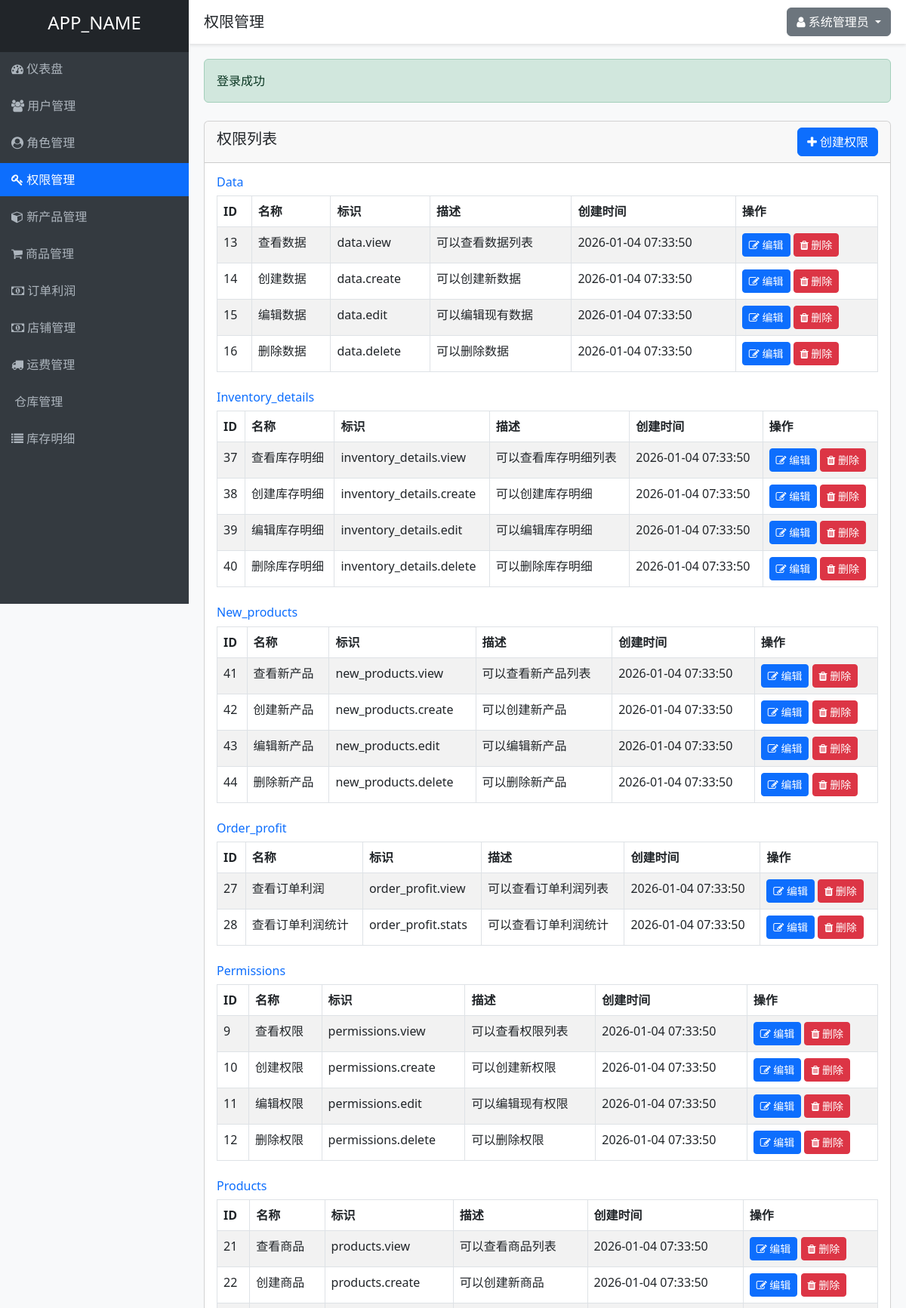
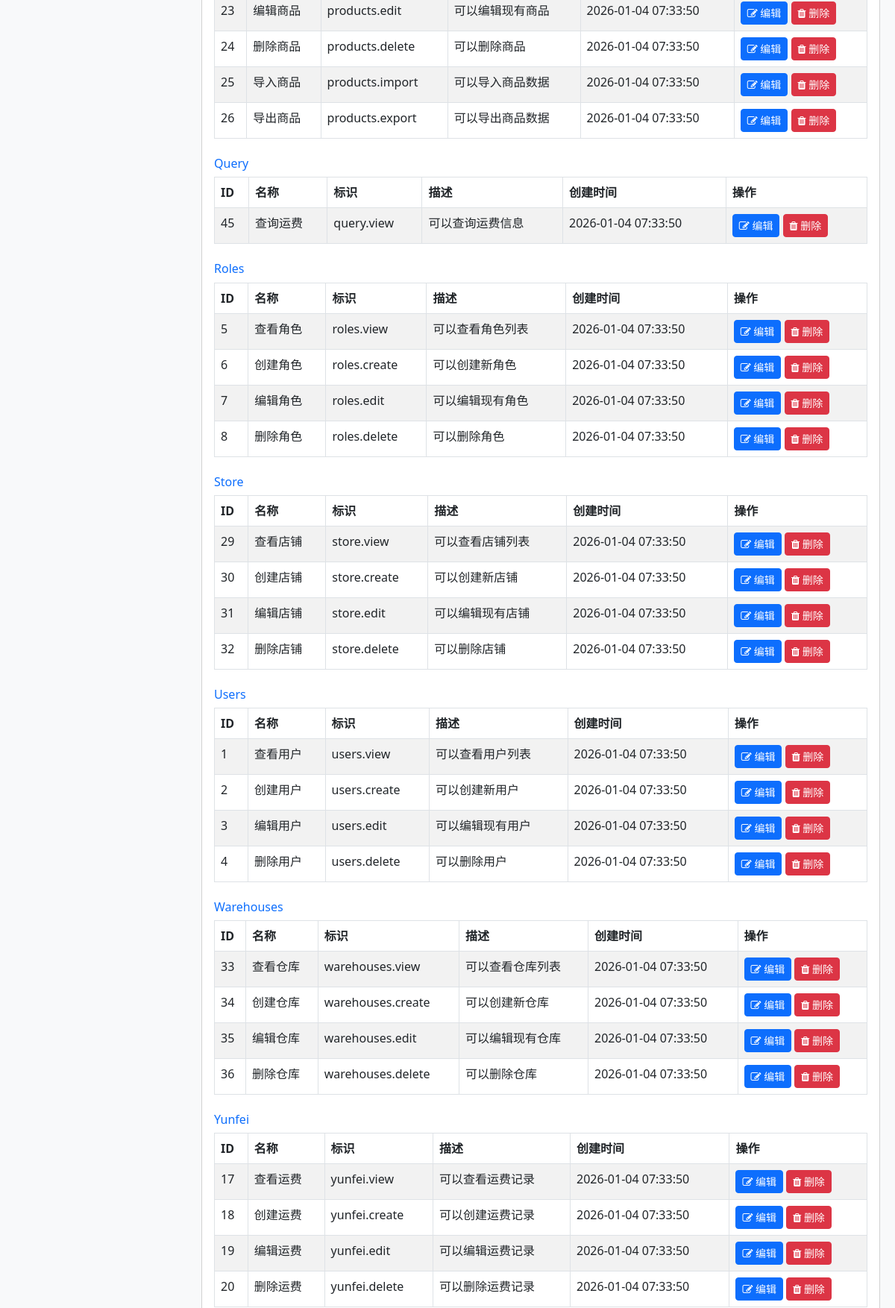
Page /permissions.php (signed in, upper part) on the committed database (2 pictures, top to bottom).
### tables this page shows
CREATE TABLE IF NOT EXISTS permissions (
    id INT AUTO_INCREMENT PRIMARY KEY,
    name VARCHAR(50) NOT NULL UNIQUE,
    slug VARCHAR(50) NOT NULL UNIQUE,
    description TEXT,
    module VARCHAR(50) NOT NULL,
    created_at TIMESTAMP DEFAULT CURRENT_TIMESTAMP,
    updated_at TIMESTAMP DEFAULT CURRENT_TIMESTAMP ON UPDATE CURRENT_TIMESTAMP
);

### controllers/PermissionController.php (called while the page is built, shortened)
<?php
require_once APP_ROOT . '/models/Permission.php';
require_once APP_ROOT . '/helpers/functions.php';
class PermissionController {
    private $permissionModel;
    public function __construct() {
        $this->permissionModel = new Permission();
    }
    public function index() {
        $permissions = $this->permissionModel->getAllByModule();
        include VIEWS_DIR . '/layouts/header.php';
        include VIEWS_DIR . '/permissions/index.php';
        include VIEWS_DIR . '/layouts/footer.php';
    }
}
?>

### helpers/functions.php (called while the page is built, shortened)
<?php
function isLoggedIn() {
    return isset($_SESSION['user_id']);
}
function getCurrentUserId() {
    return $_SESSION['user_id'] ?? null;
}
function hasPermission($permissionSlug) {
    require_once APP_ROOT . '/models/Permission.php';
    $permissionModel = new Permission();
    return $permissionModel->checkUserPermission(getCurrentUserId(), $permissionSlug);
}
?>

### includes/database.php (called while the page is built, shortened)
<?php
class Database {
    private static $instance = null;
    private $conn;
    private function __construct() {
        try {
            $this->conn = new PDO(
                "mysql:host=" . DB_HOST . ";dbname=" . DB_NAME . ";charset=utf8",
                DB_USER,
                DB_PASS,
                [
                    PDO::ATTR_ERRMODE => PDO::ERRMODE_EXCEPTION,
                    PDO::ATTR_DEFAULT_FETCH_MODE => PDO::FETCH_ASSOC,
                    PDO::ATTR_EMULATE_PREPARES => false
                ]
            );
        } catch(PDOException $e) {
            die("数据库连接失败: " . $e->getMessage());
        }
    }
    public static function getInstance() {
        if(self::$instance === null) {
            self::$instance = new Database();
        }
        return self::$instance;
    }
    public function query($sql, $params = []) {
        $stmt = $this->conn->prepare($sql);
        $stmt->execute($params);
        return $stmt;
    }
}
?>

### models/Permission.php (called while the page is built, shortened)
<?php
require_once APP_ROOT . '/includes/database.php';
class Permission {
    private $db;
    public function __construct() {
        $this->db = Database::getInstance();
    }
    public function getAll() {
        $sql = "SELECT * FROM permissions ORDER BY module, id";
        $stmt = $this->db->query($sql);
        return $stmt->fetchAll();
    }
    public function getAllByModule() {
        $permissions = $this->getAll();
        $grouped = [];
        foreach ($permissions as $permission) {
            $module = $permission['module'];
            if (!isset($grouped[$module])) {
                $grouped[$module] = [];
            }
            $grouped[$module][] = $permission;
        }
        return $grouped;
    }
    public function checkUserPermission($userId, $permissionSlug) {
        $sql = "SELECT COUNT(*) as count FROM permissions p
                JOIN role_permissions rp ON p.id = rp.permission_id
                JOIN user_roles ur ON rp.role_id = ur.role_id
                WHERE ur.user_id = ? AND p.slug = ?";
        $stmt = $this->db->query($sql, [$userId, $permissionSlug]);
        $result = $stmt->fetch();
        return $result['count'] > 0;
    }
}
?>

### views/permissions/index.php (the view)
<div class="row mt-4">
    <div class="col-md-12">
        <div class="card">
            <div class="card-header d-flex justify-content-between align-items-center">
                <h5>权限列表</h5>
                <?php if (hasPermission('permissions.create')): ?>
                    <a href="<?php echo APP_URL; ?>/permissions.php?action=create" class="btn btn-primary">
                        <i class="fa fa-plus"></i> 创建权限
                    </a>
                <?php endif; ?>
            </div>
            <div class="card-body">
                <?php foreach ($permissions as $module => $modulePermissions): ?>
                    <div class="mb-4">
                        <h6 class="text-primary"><?php echo ucfirst($module); ?></h6>
                        <table class="table table-bordered table-striped">
                            <thead>
                                <tr>
                                    <th>ID</th>
                                    <th>名称</th>
                                    <th>标识</th>
                                    <th>描述</th>
                                    <th>创建时间</th>
                                    <th>操作</th>
                                </tr>
                            </thead>
                            <tbody>
                                <?php foreach ($modulePermissions as $permission): ?>
                                    <tr>
                                        <td><?php echo $permission['id']; ?></td>
                                        <td><?php echo $permission['name']; ?></td>
                                        <td><?php echo $permission['slug']; ?></td>
                                        <td><?php echo $permission['description']; ?></td>
                                        <td><?php echo $permission['created_at']; ?></td>
                                        <td>
                                            <?php if (hasPermission('permissions.edit')): ?>
                                                <a href="<?php echo APP_URL; ?>/permissions.php?action=edit&id=<?php echo $permission['id']; ?>" class="btn btn-sm btn-primary">
                                                    <i class="fa fa-edit"></i> 编辑
                                                </a>
                                            <?php endif; ?>
                                            <?php if (hasPermission('permissions.delete')): ?>
                                                <a href="<?php echo APP_URL; ?>/permissions.php?action=delete&id=<?php echo $permission['id']; ?>" class="btn btn-sm btn-danger" onclick="return confirm('确定要删除这个权限吗？');">
                                                    <i class="fa fa-trash"></i> 删除
                                                </a>
                                            <?php endif; ?>
                                        </td>
                                    </tr>
                                <?php endforeach; ?>
                            </tbody>
                        </table>
                    </div>
                <?php endforeach; ?>
            </div>
        </div>
    </div>
</div>

### views/layouts/header.php (style rules this page uses)
body { background-color: #f8f9fa; }

### rows in the picture
permissions: id "13", name "查看数据", slug "data.view", description "可以查看数据列表", created_at "2026-01-04 07:33:50"
permissions: id "14", name "创建数据", slug "data.create", description "可以创建新数据", created_at "2026-01-04 07:33:50"
permissions: id "15", name "编辑数据", slug "data.edit", description "可以编辑现有数据", created_at "2026-01-04 07:33:50"
permissions: id "16", name "删除数据", slug "data.delete", description "可以删除数据", created_at "2026-01-04 07:33:50"
permissions: id "37", name "查看库存明细", slug "inventory_details.view", description "可以查看库存明细列表", created_at "2026-01-04 07:33:50"
permissions: id "38", name "创建库存明细", slug "inventory_details.create", description "可以创建库存明细", created_at "2026-01-04 07:33:50"
permissions: id "39", name "编辑库存明细", slug "inventory_details.edit", description "可以编辑库存明细", created_at "2026-01-04 07:33:50"
permissions: id "40", name "删除库存明细", slug "inventory_details.delete", description "可以删除库存明细", created_at "2026-01-04 07:33:50"
permissions: id "41", name "查看新产品", slug "new_products.view", description "可以查看新产品列表", created_at "2026-01-04 07:33:50"
permissions: id "42", name "创建新产品", slug "new_products.create", description "可以创建新产品", created_at "2026-01-04 07:33:50"
permissions: id "43", name "编辑新产品", slug "new_products.edit", description "可以编辑新产品", created_at "2026-01-04 07:33:50"
permissions: id "44", name "删除新产品", slug "new_products.delete", description "可以删除新产品", created_at "2026-01-04 07:33:50"
permissions: id "27", name "查看订单利润", slug "order_profit.view", description "可以查看订单利润列表", created_at "2026-01-04 07:33:50"
permissions: id "28", name "查看订单利润统计", slug "order_profit.stats", description "可以查看订单利润统计", created_at "2026-01-04 07:33:50"
permissions: id "9", name "查看权限", slug "permissions.view", description "可以查看权限列表", created_at "2026-01-04 07:33:50"
permissions: id "10", name "创建权限", slug "permissions.create", description "可以创建新权限", created_at "2026-01-04 07:33:50"
permissions: id "11", name "编辑权限", slug "permissions.edit", description "可以编辑现有权限", created_at "2026-01-04 07:33:50"
permissions: id "12", name "删除权限", slug "permissions.delete", description "可以删除权限", created_at "2026-01-04 07:33:50"
permissions: id "21", name "查看商品", slug "products.view", description "可以查看商品列表", created_at "2026-01-04 07:33:50"
permissions: id "22", name "创建商品", slug "products.create", description "可以创建新商品", created_at "2026-01-04 07:33:50"
permissions: id "23", name "编辑商品", slug "products.edit", description "可以编辑现有商品", created_at "2026-01-04 07:33:50"
permissions: id "24", name "删除商品", slug "products.delete", description "可以删除商品", created_at "2026-01-04 07:33:50"
permissions: id "25", name "导入商品", slug "products.import", description "可以导入商品数据", created_at "2026-01-04 07:33:50"
permissions: id "26", name "导出商品", slug "products.export", description "可以导出商品数据", created_at "2026-01-04 07:33:50"
permissions: id "45", name "查询运费", slug "query.view", description "可以查询运费信息", created_at "2026-01-04 07:33:50"
permissions: id "5", name "查看角色", slug "roles.view", description "可以查看角色列表", created_at "2026-01-04 07:33:50"
permissions: id "6", name "创建角色", slug "roles.create", description "可以创建新角色", created_at "2026-01-04 07:33:50"
permissions: id "7", name "编辑角色", slug "roles.edit", description "可以编辑现有角色", created_at "2026-01-04 07:33:50"
permissions: id "8", name "删除角色", slug "roles.delete", description "可以删除角色", created_at "2026-01-04 07:33:50"
permissions: id "29", name "查看店铺", slug "store.view", description "可以查看店铺列表", created_at "2026-01-04 07:33:50"
permissions: id "30", name "创建店铺", slug "store.create", description "可以创建新店铺", created_at "2026-01-04 07:33:50"
permissions: id "31", name "编辑店铺", slug "store.edit", description "可以编辑现有店铺", created_at "2026-01-04 07:33:50"
permissions: id "32", name "删除店铺", slug "store.delete", description "可以删除店铺", created_at "2026-01-04 07:33:50"
permissions: id "1", name "查看用户", slug "users.view", description "可以查看用户列表", created_at "2026-01-04 07:33:50"
permissions: id "2", name "创建用户", slug "users.create", description "可以创建新用户", created_at "2026-01-04 07:33:50"
permissions: id "3", name "编辑用户", slug "users.edit", description "可以编辑现有用户", created_at "2026-01-04 07:33:50"
permissions: id "4", name "删除用户", slug "users.delete", description "可以删除用户", created_at "2026-01-04 07:33:50"
permissions: id "33", name "查看仓库", slug "warehouses.view", description "可以查看仓库列表", created_at "2026-01-04 07:33:50"
permissions: id "34", name "创建仓库", slug "warehouses.create", description "可以创建新仓库", created_at "2026-01-04 07:33:50"
permissions: id "35", name "编辑仓库", slug "warehouses.edit", description "可以编辑现有仓库", created_at "2026-01-04 07:33:50"
permissions: id "36", name "删除仓库", slug "warehouses.delete", description "可以删除仓库", created_at "2026-01-04 07:33:50"
permissions: module "Yunfei", id "20", name "删除运费", slug "yunfei.delete", description "可以删除运费记录", created_at "2026-01-04 07:33:50"
permissions: id "17", name "查看运费", slug "yunfei.view", description "可以查看运费记录", created_at "2026-01-04 07:33:50"
permissions: id "18", name "创建运费", slug "yunfei.create", description "可以创建运费记录", created_at "2026-01-04 07:33:50"
permissions: id "19", name "编辑运费", slug "yunfei.edit", description "可以编辑运费记录", created_at "2026-01-04 07:33:50"

### other values in the picture
APP_NAME "APP_NAME"
$title "权限管理"
$_SESSION['full_name'] "系统管理员"
$success "登录成功"
$module "Data"
$module "Inventory_details"
$module "New_products"
$module "Order_profit"
$module "Permissions"
$module "Products"
$module "Query"
$module "Roles"
$module "Store"
$module "Users"
$module "Warehouses"
